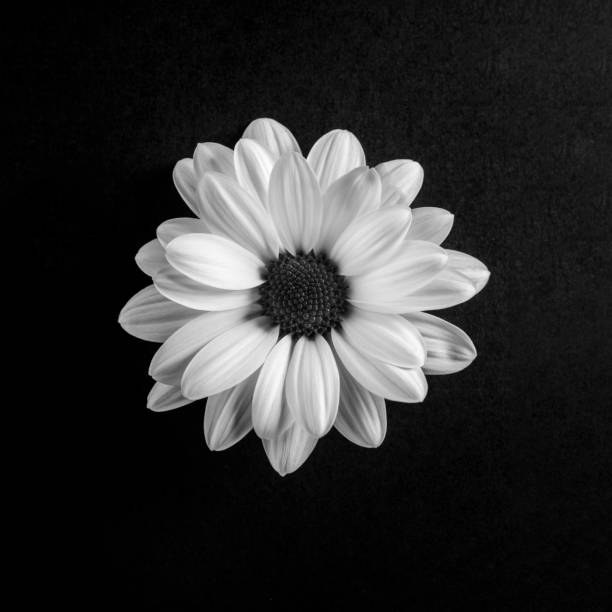
#> input picture Task_1/Edge/flower.jpg, 612 x 612 px, found by its file name
$ python edge.py
#> lines starting #> are read from the running program, lines starting #| are printed output that depends on the picture
import PIL
from PIL import Image
import numpy as np

# this just basically calculate the magnitude change between rgb values now that in gray scale we have a common rgb value
# for each cell this filter gives us a magnitude change between sets 2 sets of 3 pixels applied for each direction and assignes
# a value between 0,255 if a large difference is there we get a number closer to 255 if no diff we get close to 0 hence black

img = Image.open(r"C:\Users\Abhay\Desktop\robocon recruit\Recruitment-22\Image_Processing\Task_1\Edge\flower.jpg")
#> img is the input picture: PIL image 612x612 RGB; min 0, max 255, mean 46

img_arr = np.array(img)

vertical_edges= np.zeros_like(img)

vertical_filter=[[-1,-2,-1],[0,0,0],[1,2,1]]
hori_filter = [[-1,0,1],[-2,0,2],[-1,0,1]]


print(img_arr)
#> (printed output is left out)
width,height,d=img_arr.shape
#> width = 612; height = 612; d = 3


for row in range (3,width-2):
    for col in range (3,height-2):
        local_pix=img_arr[row-1:row+2,col-1:col+2,0]
        transformed_pix=local_pix*vertical_filter
        vertiscore=transformed_pix.sum()/4

        transformed_pix_2=local_pix*hori_filter
        horiscore=transformed_pix_2.sum()/4
        edge_score=(vertiscore**2+horiscore**2)**.5
        vertical_edges[row,col]=[edge_score]*3
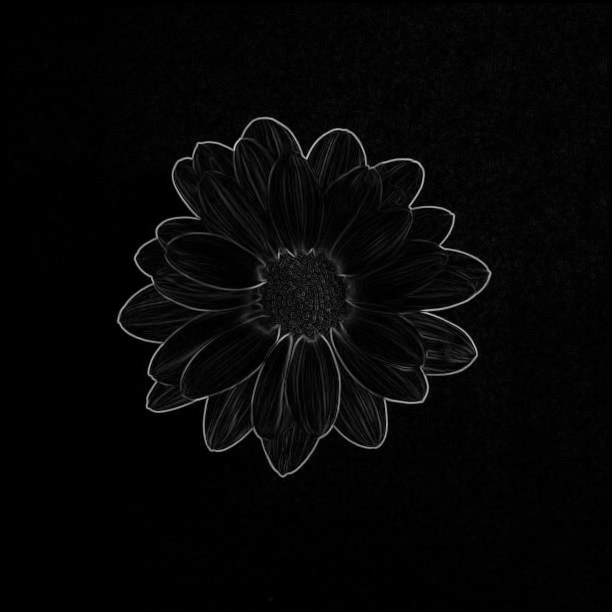
#> vertical_edges: shape (612, 612, 3); min 0, max 202, mean 5.8


img2=Image.fromarray(np.uint8(vertical_edges))
img2.show()
